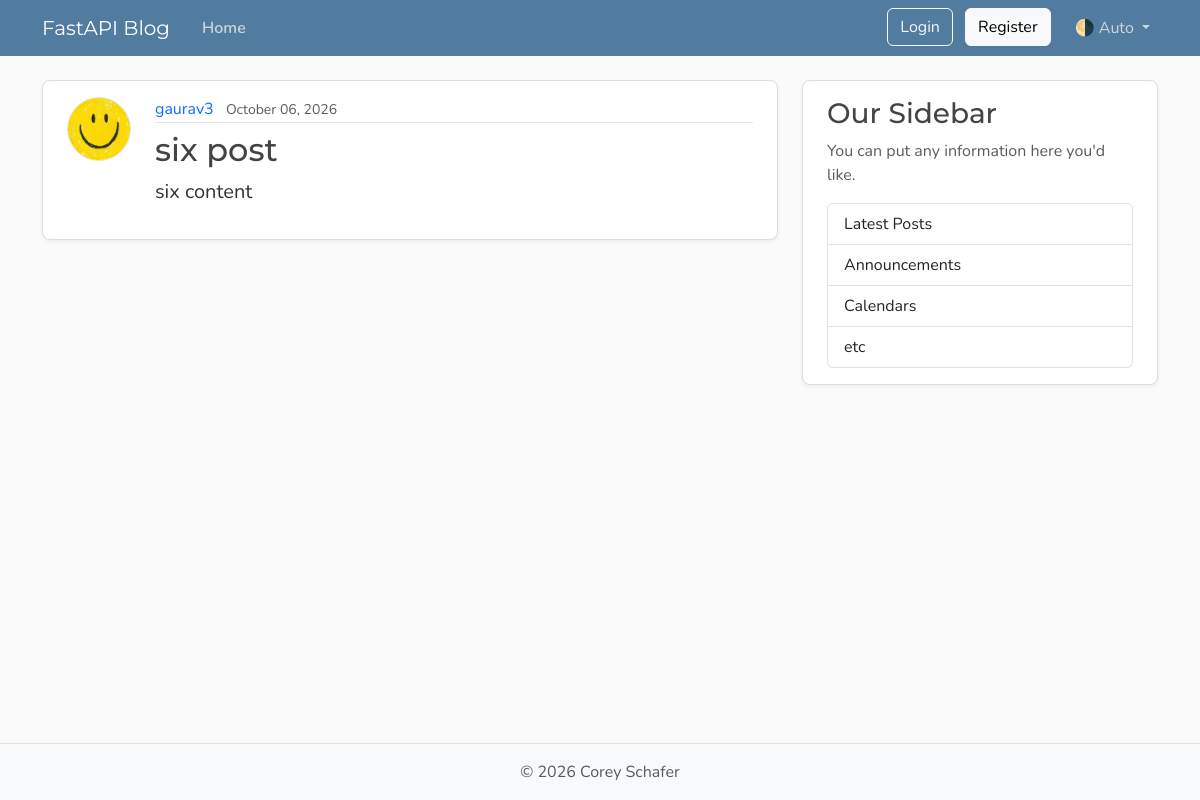
/posts/6, run on the app's committed database.
### models.py (models this page shows, shortened)
class User(Base):   # Set here cause we want to assossiate the post with each user
    __tablename__ = "users"  # Very imp if not referenced then while creating the table in metadata will show error
    id: Mapped[int] = mapped_column(Integer, primary_key=True, index=True)  # Mapped is generic type hint used by alchemy to indicate that attribute is mapped to db
    username: Mapped[str] = mapped_column(String(50), unique=True, nullable=False)
    email: Mapped[str] = mapped_column(String(120), unique=True, nullable=False)
    password_hash: Mapped[str] = mapped_column(String(200), nullable=True)
    image_file: Mapped[str | None] = mapped_column(
        String(200),
        nullable=True,
        default=None,
    )
    posts: Mapped[list[Post]] = relationship(
        back_populates="author",
        cascade="all, delete-orphan",   # delete-orphan -> This mean that if user is deleted then all the post are deleted as well
    )   # One to Many relationship. Here post can be connected to many user

class Post(Base):
    __tablename__ = "posts"
    id: Mapped[int] = mapped_column(Integer, primary_key=True, index=True)
    title: Mapped[str] = mapped_column(String(100), nullable=False)
    content: Mapped[str] = mapped_column(Text, nullable=False)
    user_id: Mapped[int] = mapped_column(
        ForeignKey("users.id"),  # We are referencing the user.id here against post
        nullable=False,
        index=True,
    )
    date_posted: Mapped[datetime] = mapped_column(
        DateTime(timezone=True),
        default=lambda: datetime.now(UTC),
    )
    likes: Mapped[int] = mapped_column(Integer, default=0, server_default="0")
    author: Mapped[User] = relationship(back_populates="posts")  # One to many relationship -> Links this relationship to the posts relationship in the User model:

### main.py (the view)
@app.get('/posts/{post_id}', status_code=status.HTTP_200_OK, include_in_schema=False)
async def post_page(request: Request, post_id: int, db: Annotated[AsyncSession, Depends(get_db)]):  # Do type hinting so we need not to do specifically
    result = await db.execute(
        Select(models.Post)
        .options(selectinload(models.Post.author))
        .where(models.Post.id == post_id)
    )
    post = result.scalars().first()
    if post:
        title = post.title[:50]
        return templates.TemplateResponse(
            request, "post.html",
            {"post": post, "title": title}
        )
    raise HTTPException(status_code=status.HTTP_404_NOT_FOUND, detail="Post was not found")

### templates/post.html (shortened to what this page needs)
{% extends "layout.html" %}
{% block content %}
    <article class="content-section py-3 px-4 mb-4">
        <div class="d-flex align-items-start gap-4">
            <img class="rounded-circle article-img flex-shrink-0"
                 src="{{ post.author.image_path }}"
                 alt="{{ post.author.username }}'s profile picture"
                 width="64"
                 height="64"
                 loading="lazy">
            <div class="flex-grow-1">
                <div class="article-metadata mb-2">
                    <a class="me-2"
                       href="{{ url_for("user_posts", user_id=post.author.id) }}">{{ post.author.username }}</a>
                    <small class="text-body-secondary">{{ post.date_posted.strftime("%B %d, %Y") }}</small>
                </div>
                <h2 class="article-title">{{ post.title }}</h2>
                <p class="article-content">{{ post.content }}</p>
            </div>
        </div>
    </article>
{% endblock content %}

### static/css/main.css (style rules this page uses)
:root { --font-heading: "Montserrat", system-ui, -apple-system, BlinkMacSystemFont, sans-serif; --font-body: "Nunito", system-ui, -apple-system, BlinkMacSystemFont, sans-serif; --color-bg-body: #fafafa; --color-bg-content: #ffffff; --color-text-primary: #333333; --color-text-heading: #444444; --color-steel: #527c9f; --color-nav-link: #cbd5db; --color-nav-link-hover: #ffffff; --color-link-hover: #428bca; --color-border: #dddddd; --color-border-light: #e3e3e3; --spacing-xl: 5rem; --article-img-size: 4rem; --account-img-size: 7.813rem; }
body { font-family: var(--font-body); background: var(--color-bg-body); color: var(--color-text-primary); }
h1, h2, h3, h4, h5, h6 { font-family: var(--font-heading); color: var(--color-text-heading); }
a { text-decoration: none; }
.content-section { background: var(--color-bg-content); border: 1px solid var(--color-border); border-radius: 0.5rem; box-shadow: 0 2px 4px rgba(15, 23, 42, 0.05); transition: box-shadow 0.15s ease, transform 0.15s ease, border-color 0.15s ease; }
.article-title { color: var(--color-text-heading); transition: color 0.2s ease-in-out; }
.article-content { white-space: pre-line; font-size: 1.25rem; }
.article-img { height: var(--article-img-size); width: var(--article-img-size); flex-shrink: 0; object-fit: cover; border: 1px solid var(--color-border-light); box-shadow: 0 0 0 2px var(--color-bg-content); }
.article-metadata { padding-bottom: 0.063rem; border-bottom: 1px solid var(--color-border-light); }
.article-metadata a { transition: color 0.2s ease-in-out; }

### data on the page
User: author.image_path (picture), author.username "gaurav3"
Post: date_posted "October 06, 2026", title "six post", content "six content"
